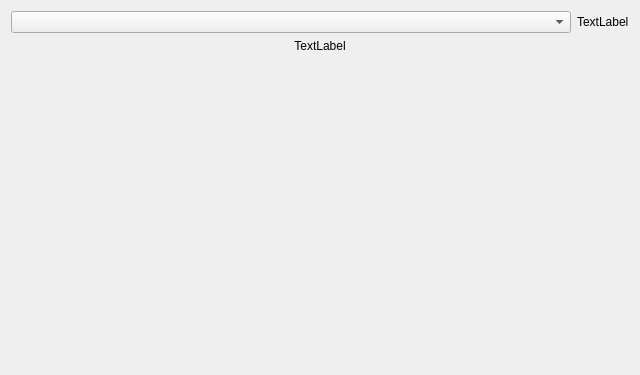
<?xml version="1.0" encoding="UTF-8"?>
<ui version="4.0">
 <class>Form</class>
 <widget class="QWidget" name="Form">
  <property name="geometry">
   <rect>
    <x>0</x>
    <y>0</y>
    <width>640</width>
    <height>375</height>
   </rect>
  </property>
  <property name="windowTitle">
   <string>Form</string>
  </property>
  <layout class="QHBoxLayout" name="horizontalLayout_2">
   <item>
    <layout class="QVBoxLayout" name="verticalLayout" stretch="0,1">
     <item>
      <layout class="QHBoxLayout" name="horizontalLayout">
       <item>
        <widget class="QComboBox" name="value">
         <property name="sizePolicy">
          <sizepolicy hsizetype="Expanding" vsizetype="Fixed">
           <horstretch>0</horstretch>
           <verstretch>0</verstretch>
          </sizepolicy>
         </property>
        </widget>
       </item>
       <item>
        <widget class="QLabel" name="units">
         <property name="text">
          <string>TextLabel</string>
         </property>
        </widget>
       </item>
      </layout>
     </item>
     <item>
      <widget class="QLabel" name="label">
       <property name="text">
        <string>TextLabel</string>
       </property>
       <property name="alignment">
        <set>Qt::AlignHCenter|Qt::AlignTop</set>
       </property>
      </widget>
     </item>
    </layout>
   </item>
  </layout>
 </widget>
 <resources/>
 <connections/>
</ui>
